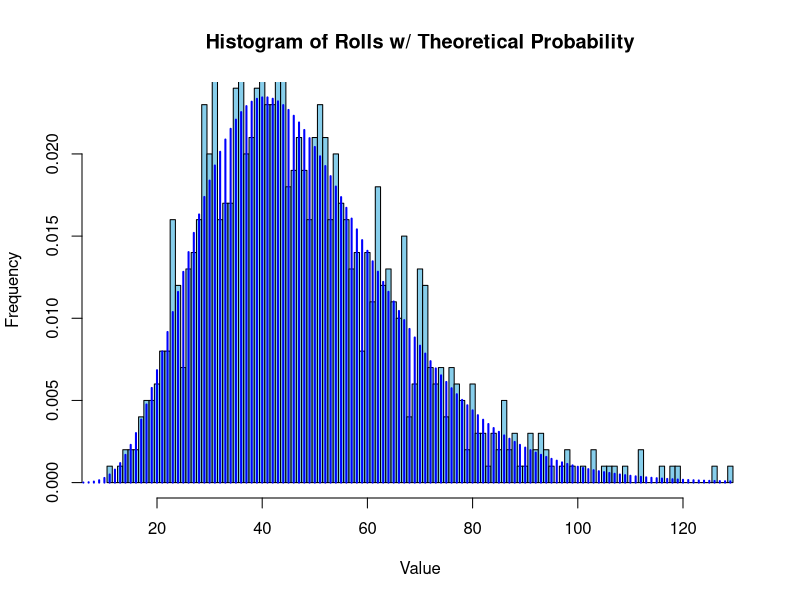

Here is the R script that generated this plot:
# MAT 373: Day 25, Horse/Wind Racing in R

# You will need the tidyverse library for some of the data wrangling
library(tidyverse)

# Define game board you will play 
game_board <- data.frame(outcomes = c("twoEight","threeSeven","fourSix","five"),
                    prob = c(2/16, 4/16, 6/16, 4/16),
                    stopping_point = c(6,6,6,6)
                    )

# Input number of trials
trials <- 1000

# A list to store results
results <- vector(mode="list",length = trials)

for (k in 1:trials) {
  
  # Set up this trial's score
  end <- 0  # Indicator variable if we are at stopping point or not
  n_rolls <- 0  # Current number of rolls
  scores <- data.frame(outcomes = game_board$outcomes,
                   tally = 0,
                   stopping_point = game_board$stopping_point
  )
  
  while (end == 0) {
    # Determine a roll
    roll <- sample(game_board$outcomes, size = 1, prob = game_board$prob,replace=TRUE)
    
    # Increment the roll's tally by 1
    scores$tally[which(roll==scores$outcomes)] <- scores$tally[which(roll==scores$outcomes)]+1
    n_rolls <- n_rolls + 1
    
    if (any(scores$tally == scores$stopping_point) ) { # We get to the stopping point
      end <- 1
      
      # Determine the winner
      curr_winner <- scores$outcomes[which(scores$tally == scores$stopping_point)]
      results[[k]] <- tibble(winner = curr_winner, rolls = n_rolls)

    }
  }
}
    
final_results <- tibble(trial = 1:trials,results=results) |> unnest(cols=c(results))


# Just do the final tally
final_results |> 
  group_by(winner) |> 
  summarize(freq = n()/trials)

### YOUR TURN TO EXPLORE!


###### PART 2: Exploring the distribution of rolls

# Define game board you will play 
game_board <- data.frame(outcomes = c("twoEight","threeSeven","fourSix","five"),
                         prob = c(2/16, 4/16, 6/16, 4/16),
                         stopping_point = c(6,6,6,6)
)

roll_trials <- 1000
roll_results <- vector(mode="numeric",length = roll_trials)

# Identify which trial winner and their target
trial_winner = "twoEight"
track_target <- game_board$stopping_point[game_board$outcomes==trial_winner]

for (k in 1:roll_trials) {
  
  # Set up this trial's score
  end <- 0  # Indicator variable if we are at stopping point or not
  n_rolls <- 0
  scores <- tibble(outcomes = game_board$outcomes,
                   tally = 0,
                   stopping_point = game_board$stopping_point
  )
  
  
  while (end == 0) {
    
    # Determine a roll
    roll <- sample(game_board$outcomes, size = 1, prob = game_board$prob)
    
    # Increment the trial_winner's tally by 1 (everything else remains 0)
    if(roll == trial_winner) {
      scores$tally[scores$outcomes==trial_winner] <- scores$tally[scores$outcomes==trial_winner] + 1
    }
    
    n_rolls <- n_rolls + 1
    
    # Determine the winner (this will always be trial_winner)
    if (any(scores$tally == scores$stopping_point) ) {
      
      end <- 1
      roll_results[[k]] <- n_rolls

    }
  }
  
}


# Compare the simulated roll length with the theoretical probability
x <- seq(track_target, max(roll_results), by=1)
roll_stopping_point <- game_board$stopping_point[game_board$outcomes==trial_winner]
roll_success_prob <- game_board$prob[game_board$outcomes==trial_winner]
y <- dnbinom(x-track_target,size=track_target,prob=roll_success_prob)


# Now plot the histogram of roll results
hist(roll_results, 
     main="Histogram of Rolls w/ Theoretical Probability", 
     xlab="Value", 
     ylab="Frequency",
     col="skyblue", 
     border="black",
     probability = TRUE,
     ylim = c(0,max(y)),
     breaks = seq(min(roll_results) - 0.5, max(roll_results) + 0.5, by = 1))


# Create the first PMF plot
lines(x, y, type = "h", lwd = 2, col = "blue")


